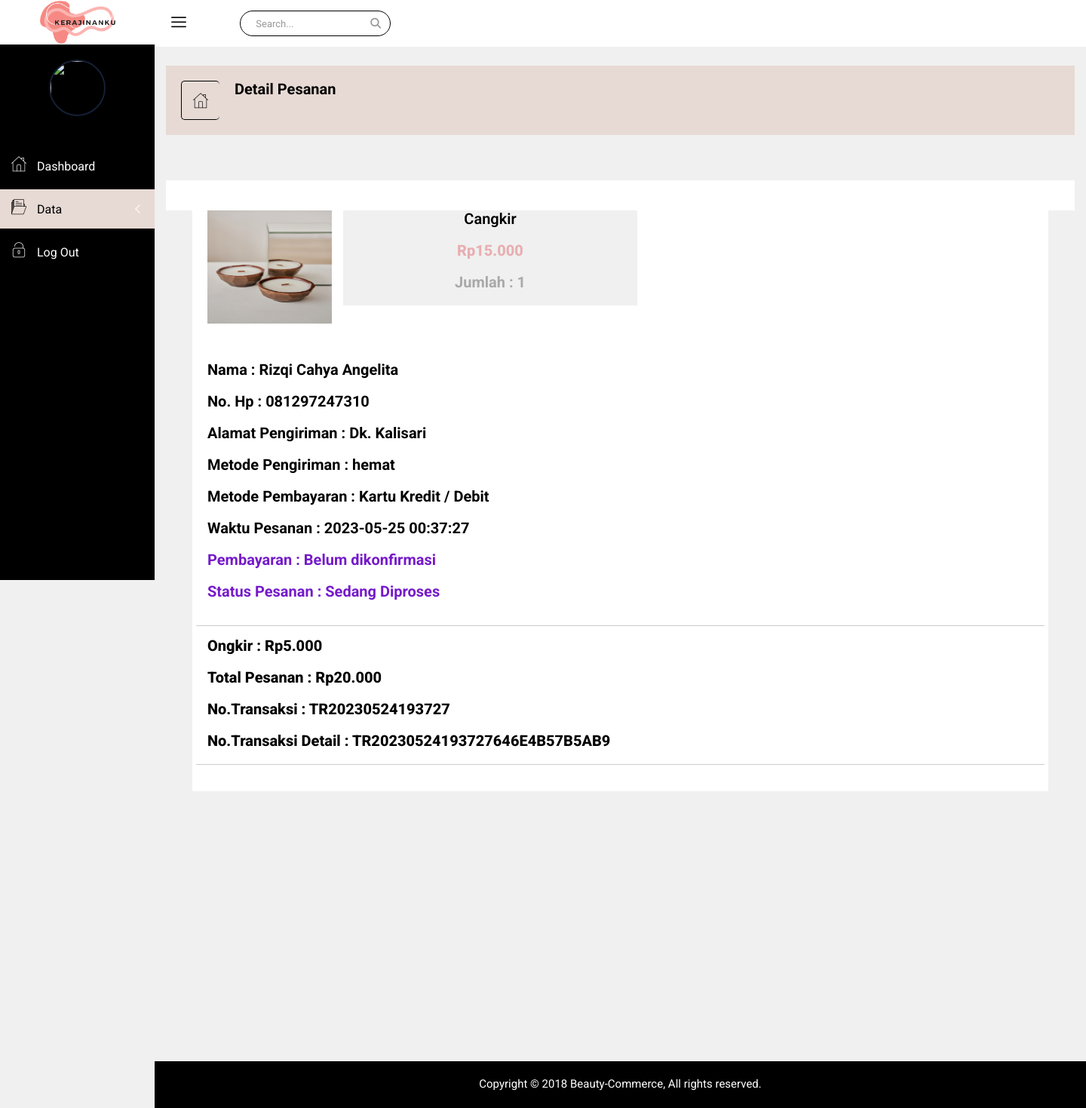
The page /penjual/datapesanan_detail.php?id=TR20230524193727 on the database its author committed.
### tables this page shows
CREATE TABLE `transaksi_detail` (
  `transaksi_detail_id` varchar(30) NOT NULL,
  `jumlah` smallint(6) NOT NULL,
  `subtotal` float NOT NULL,
  `ongkir_harga` float NOT NULL,
  `status_pesanan` varchar(30) NOT NULL,
  `status_pembayaran` varchar(30) NOT NULL,
  `transaksi_id` varchar(30) NOT NULL,
  `produk_id` int(11) NOT NULL,
  `ongkir_id` int(11) NOT NULL,
  `pembayaran_id` int(11) NOT NULL
);

CREATE TABLE `produk` (
  `produk_id` int(11) NOT NULL,
  `produk_nama` varchar(60) NOT NULL,
  `produk_stok` smallint(6) NOT NULL,
  `produk_harga` float NOT NULL,
  `produk_detail` text NOT NULL,
  `produk_status` varchar(15) NOT NULL,
  `produk_gambartumbnail` varchar(100) NOT NULL,
  `produk_gambar1` varchar(100) NOT NULL,
  `produk_gambar2` varchar(100) NOT NULL,
  `toko_id` int(11) NOT NULL
);

CREATE TABLE `pembeli` (
  `pembeli_id` int(11) NOT NULL,
  `pembeli_nama` varchar(60) NOT NULL,
  `pembeli_username` varchar(15) NOT NULL,
  `pembeli_email` varchar(100) NOT NULL,
  `pembeli_gender` enum('L','P') DEFAULT NULL,
  `pembeli_alamat` varchar(100) NOT NULL,
  `pembeli_foto` varchar(100) NOT NULL,
  `pembeli_pass` varchar(100) NOT NULL,
  `pembeli_hp` varchar(25) NOT NULL
);

CREATE TABLE `ongkir` (
  `ongkir_id` int(11) NOT NULL,
  `metode_pengiriman` varchar(30) NOT NULL,
  `ongkir_harga` float NOT NULL
);

CREATE TABLE `pembayaran` (
  `pembayaran_id` int(11) NOT NULL,
  `metode_pembayaran` varchar(30) NOT NULL
);

CREATE TABLE `transaksi` (
  `transaksi_id` varchar(30) NOT NULL,
  `transaksi_tanggal` datetime NOT NULL,
  `pembeli_id` int(11) NOT NULL
);

### koneksi.php (called while the page is built, shortened)
<?php
class Koneksi
{
    private $konek;
    private $host = "localhost";
    private $user = "root";
    private $pass = "";
    private $db = "beauty_commerce";
    private function sambung()
    {
        try {
            $this->konek = new PDO("mysql:host=" . $this->host . ";dbname=" . $this->db . ";charset=utf8mb4", $this->user, $this->pass);
            $this->konek->setAttribute(PDO::ATTR_ERRMODE, PDO::ERRMODE_EXCEPTION);
            $this->konek->setAttribute(PDO::ATTR_EMULATE_PREPARES, true);
            return $this->konek;
        } catch (PDOException $ex) {
            return NULL;
        }
    }
    public function kueri($sql)
    {
        $hasil = $this->konek->prepare($sql);
        $hasil->execute();
        return $hasil;
    }
    public function hasil_data($arg)
    {
        return $arg->fetch(PDO::FETCH_ASSOC);
    }
}

### penjual/datapesanan_detail.php (the view, shortened to what this page needs)
<?php
require_once '../koneksi.php';
$kon = new Koneksi();
$idtoko = @$_SESSION['toko_id'];
$idtrans = @$_REQUEST['id'];
?>
<!doctype html>
<html class="no-js" lang="en">
<head>
    <link rel="stylesheet" href="css/bootstrap.min.css">
    <link rel="stylesheet" href="css/font-awesome.min.css">
    <link rel="stylesheet" href="https://cdnjs.cloudflare.com/ajax/libs/font-awesome/6.3.0/css/font-awesome.min.css">
    <link rel="stylesheet" href="css/nalika-icon.css">
    <link rel="stylesheet" href="css/owl.carousel.css">
    <link rel="stylesheet" href="css/owl.theme.css">
    <link rel="stylesheet" href="css/owl.transitions.css">
    <link rel="stylesheet" href="css/animate.css">
    <link rel="stylesheet" href="css/normalize.css">
    <link rel="stylesheet" href="css/meanmenu.min.css">
    <link rel="stylesheet" href="css/main.css">
    <link rel="stylesheet" href="css/morrisjs/morris.css">
    <link rel="stylesheet" href="css/scrollbar/jquery.mCustomScrollbar.min.css">
    <link rel="stylesheet" href="css/metisMenu/metisMenu.min.css">
    <link rel="stylesheet" href="css/metisMenu/metisMenu-vertical.css">
    <link rel="stylesheet" href="css/calendar/fullcalendar.min.css">
    <link rel="stylesheet" href="css/calendar/fullcalendar.print.min.css">
    <link rel="stylesheet" href="style.css">
    <link rel="stylesheet" href="css/modals.css">
    <link rel="stylesheet" href="css/form/all-type-forms.css">
    <link rel="stylesheet" href="css/responsive.css">
</head>
<body>
    <div class="left-sidebar-pro">
        <nav id="sidebar" class="">
            <div class="sidebar-header">
                <a href="index.php"><img class="main-logo" src="img/logo/logo.png" alt="" style="width: 100px;" /></a>
            </div>
            <div class="nalika-profile">
                <?php
                $que = $kon->kueri("SELECT * FROM toko WHERE toko_id = '$idtoko'");
                $hasil = $kon->hasil_data($que);
                ?>
                <div class="profile-dtl">
                    <a href="#"><img src="<?= $hasil['toko_foto']; ?>" alt="" /></a>
                </div>
            </div>
            <div class="left-custom-menu-adp-wrap comment-scrollbar">
                <nav class="sidebar-nav left-sidebar-menu-pro">
                    <ul class="metismenu" id="menu1">
                        <li>
                            <a href="index.php">
                                <i class="icon nalika-home icon-wrap"></i>
                                <span class="mini-click-non">Dashboard</span>
                            </a>
                        </li>
                        <li>
                            <a class="has-arrow" href="#" aria-expanded="false" class="active" style="background-color: #E7DAD4;"><i class="icon nalika-folder icon-wrap" style=" color: #000000;"></i> <span class="mini-click-non" style=" color: #000000;">Data</span></a>
                        </li>
                        <li><a href="../logout.php"><i class="icon nalika-unlocked icon-wrap"></i><span class="mini-click-non"> Log Out</span></a>
                    </ul>
                </nav>
            </div>
        </nav>
    </div>
    <div class="all-content-wrapper">
        <div class="container-fluid">
            <div class="row">
                <div class="col-lg-12 col-md-12 col-sm-12 col-xs-12">
                    <div class="logo-pro">
                        <a href="index.php"><img class="main-logo" src="img/logo/logo.png" alt="" style="width: 100px;" /></a>
                    </div>
                </div>
            </div>
        </div>
        <div class="header-advance-area">
            <div class="header-top-area">
                <div class="container-fluid">
                    <div class="row">
                        <div class="col-lg-12 col-md-12 col-sm-12 col-xs-12">
                            <div class="header-top-wraper">
                                <div class="row">
                                    <div class="col-lg-1 col-md-0 col-sm-1 col-xs-12">
                                        <div class="menu-switcher-pro">
                                            <button type="button" id="sidebarCollapse" class="btn bar-button-pro header-drl-controller-btn btn-info navbar-btn">
                                                <i class="icon nalika-menu-task"></i>
                                            </button>
                                        </div>
                                    </div>
                                    <div class="col-lg-6 col-md-7 col-sm-6 col-xs-12">
                                        <div class="header-top-menu tabl-d-n hd-search-rp">
                                            <div class="breadcome-heading">
                                                <form role="search" class="">
                                                    <input type="text" placeholder="Search..." class="form-control">
                                                    <a href=""><i class="fa fa-search"></i></a>
                                                </form>
                                            </div>
                                        </div>
                                    </div>
                                </div>
                            </div>
                        </div>
                    </div>
                </div>
            </div>
        </div>
        <div class="breadcome-area">
            <div class="container-fluid">
                <div class="row">
                    <div class="col-lg-12 col-md-12 col-sm-12 col-xs-12">
                        <div class="breadcome-list">
                            <div class="row">
                                <div class="col-lg-6 col-md-6 col-sm-6 col-xs-6">
                                    <div class="breadcomb-wp">
                                        <div class="breadcomb-icon">
                                            <i class="icon nalika-home"></i>
                                        </div>
                                        <div class="breadcomb-ctn">
                                            <h2>Detail Pesanan</h2>
                                        </div>
                                    </div>
                                </div>
                            </div>
                        </div>
                    </div>
                </div>
            </div>
        </div>
        <div class="product-status mg-b-30">
            <div class="container-fluid">
                <div class="row">
                    <div class="col-lg-12 col-md-12 col-sm-12 col-xs-12">
                        <div class="product-status-wrap" style="margin-top: 30px;">
                            <div class="col-lg-12 col-md-12 col-sm-12 col-xs-12">
                                <div class="sparkline12-list">
                                    <div class="sparkline12-graph">
                                        <div class="basic-login-form-ad">
                                            <div class="row">
                                                <?php
                                                $ambil = $kon->kueri("SELECT * FROM transaksi_detail a JOIN transaksi b ON a.transaksi_id = b.transaksi_id
                                                JOIN pembeli c ON b.pembeli_id = c.pembeli_id JOIN produk d ON a.produk_id = d.produk_id
                                                JOIN pembayaran e ON a.pembayaran_id = e.pembayaran_id JOIN ongkir f ON a.ongkir_id = f.ongkir_id
                                                WHERE b.transaksi_id = '$idtrans'");
                                                while ($detail = $kon->hasil_data($ambil)) { ?>
                                    <section class="section-top-border">
                                        <div class="container box_1170">
                                            <div class="row mb-5">
                                                <div class="col-md-2">
                                                    <img src="../penjual/<?php echo $detail['produk_gambartumbnail']; ?>" alt="Foto Produk" class="img-fluid" style='width: 170px; height: 150px;'>
                                                </div>
                                                <div class="col-md-4" style="background-color: #F0F0F0;">
                                                    <h4 class="mt-10 text-center" style="font-weight: 600;"><?php echo $detail['produk_nama'] ?></h4>
                                                    <h4 class="mt-10 text-center" style="font-weight: 800; color: #E8AEB1;">Rp<?= number_format($detail['produk_harga'], 0, ',', '.') ?></h4>
                                                    <h4 class="mt-10 text-center" style="color: darkgray;">Jumlah : <?php echo $detail['jumlah'] ?></h4>
                                                </div>
                                            </div>
                                            <h4 class="sample-text" style="margin-top: 50px;">
                                                <b>Nama :</b> <?php echo $detail['pembeli_nama']; ?>
                                            </h4>
                                            <h4 class="sample-text">
                                                <b>No. Hp :</b> <?php echo $detail['pembeli_hp'] ?>
                                            </h4>
                                            <h4 class="sample-text">
                                                <b>Alamat Pengiriman</b> : <?php echo $detail['pembeli_alamat'] ?>
                                            </h4>
                                            <h4 class="sample-text">
                                                <b>Metode Pengiriman : </b> <?php echo $detail['metode_pengiriman'] ?>
                                            </h4>
                                            <h4 class="sample-text">
                                                <b>Metode Pembayaran :</b> <?php echo $detail['metode_pembayaran'] ?>
                                            </h4>
                                            <h4 class="sample-text">
                                                <b>Waktu Pesanan : </b> <?php echo $detail['transaksi_tanggal'] ?>
                                            </h4>
                                            <h4 class="sample-text" style="color: rgb(117, 26, 202);">
                                                <b> Pembayaran :</b> <?php echo $detail['status_pembayaran'] ?>
                                            </h4>
                                            <h4 class="sample-text" style="color: rgb(117, 26, 202);">
                                                <b>Status Pesanan :</b> <?php echo $detail['status_pesanan'] ?>
                                            </h4>
                                        </div>
                                    </section>
                                    <hr>
                                    <div class="section-top-border">
                                        <h4 style="margin-left: 15px; font-weight: 800;">Ongkir : Rp<?= number_format($detail['ongkir_harga'], 0, ',', '.'); ?></h4>
                                        <h4 style="margin-left: 15px; font-weight: 800;">Total Pesanan : Rp<?= number_format ($detail['subtotal'], 0, ',', '.') ?></h4>
                                        <h4 style="margin-left: 15px; font-weight: 800;">No.Transaksi : <?php echo $detail['transaksi_id'] ?></h4>
                                        <h4 style="margin-left: 15px; font-weight: 800;">No.Transaksi Detail : <?php echo $detail['transaksi_detail_id'] ?></h4>
                                    <hr>
                                    </div>
                                                <?php } ?>
                                            </div>
                                        </div>
                                    </div>
                                </div>
                            </div>
                        </div>
                    </div>
                </div>
            </div>
        </div>
        <div class="footer-copyright-area">
            <div class="container-fluid">
                <div class="row">
                    <div class="col-lg-12">
                        <div class="footer-copy-right">
                            <p>Copyright © 2018 Beauty-Commerce, All rights reserved.</p>
                        </div>
                    </div>
                </div>
            </div>
        </div>
    </div>
</body>
</html>

### penjual/css/main.css (style rules this page uses)
html { color: #222; font-size: 1em; line-height: 1.4; }
hr { display: block; height: 1px; border: 0; border-top: 1px solid #ccc; margin: 1em 0; padding: 0; }
audio, canvas, iframe, img, svg, video { vertical-align: middle; }

### penjual/css/metisMenu/metisMenu-vertical.css (style rules this page uses)
.sidebar-nav { background: #fff; }
.sidebar-nav ul { padding: 0; margin: 0; list-style: none; background: #000000; }
.sidebar-nav .metismenu { background: #000000; display: -webkit-box; display: -ms-flexbox; display: flex; -webkit-box-orient: vertical; -webkit-box-direction: normal; -ms-flex-direction: column; flex-direction: column; }
.sidebar-nav .metismenu li + li { margin-top: 5px; }
.sidebar-nav .metismenu li:first-child { margin-top: 5px; }
.sidebar-nav .metismenu li:last-child { margin-bottom: 5px; }
.sidebar-nav .metismenu > li { display: -webkit-box; display: -ms-flexbox; display: flex; -webkit-box-orient: vertical; -webkit-box-direction: normal; -ms-flex-direction: column; flex-direction: column; position: relative; }
.sidebar-nav .metismenu a { position: relative; display: block; padding: 13px 15px; color: #fff; outline-width: 0; transition: all .3s ease-out; font-size:16px; }
.sidebar-nav .metismenu li .icon-wrap { margin-right:10px; font-size:20px; }

### rows shown on the page
transaksi_detail: produk.produk_gambartumbnail (picture), produk.produk_nama "Cangkir", produk.produk_harga "15.000", jumlah "1", pembeli.pembeli_nama "Rizqi Cahya Angelita", pembeli.pembeli_hp "081297247310", pembeli.pembeli_alamat "Dk. Kalisari", ongkir.metode_pengiriman "hemat", pembayaran.metode_pembayaran "Kartu Kredit / Debit", transaksi.transaksi_tanggal "2023-05-25 00:37:27", status_pembayaran "Belum dikonfirmasi", status_pesanan "Sedang Diproses", ongkir.ongkir_harga "5.000", subtotal "20.000", transaksi.transaksi_id "TR20230524193727", transaksi_detail_id "TR20230524193727646E4B57B5AB9"
